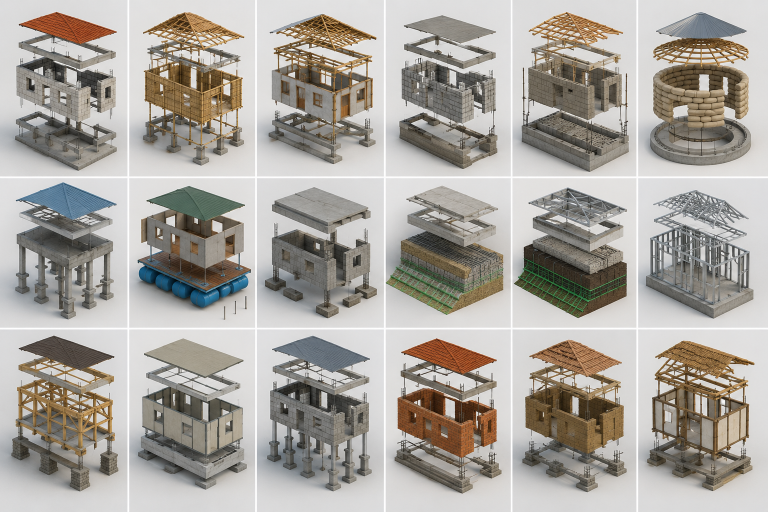
#> input picture mobile/assets/images/model_sheet.png, 1536 x 1024 px, found by its file name (shown at 1/2 size)
$ python extract_model_thumbnails.py --sheet path/to/model_sheet.png
#> lines starting #> are read from the running program, lines starting #| are printed output that depends on the picture
#> in export_thumbnails, img is the input picture: PIL image 1536x1024 RGB; mean R, G, B 170, 165.5, 159
#!/usr/bin/env python3
"""
Extract exploded-view model thumbnails from the master model sheet (3×6 grid).

Usage:
  python extract_model_thumbnails.py
  python extract_model_thumbnails.py --sheet path/to/model_sheet.png
"""

from __future__ import annotations

import argparse
import json
import sys
from pathlib import Path

try:
    from PIL import Image
except ImportError:
    print("Install dependencies: pip install -r tools/image_processor/requirements.txt")
    sys.exit(1)

ROOT = Path(__file__).resolve().parents[2]
DEFAULT_SHEET = ROOT / "mobile" / "assets" / "images" / "model_sheet.png"
OUT_PNG = ROOT / "mobile" / "assets" / "images" / "models"
OUT_WEBP = OUT_PNG

# 3 rows × 6 columns — canonical model IDs (houses.json)
MODEL_GRID: list[list[str | None]] = [
    [
        "interlocking_brick_masonry",
        "cement_bamboo_frame",
        "bamboo_frame_wattle_daub",
        "fly_ash_masonry",
        "confined_concrete_block_masonry",
        "earthbag_masonry",
    ],
    [
        "elevated_flood_resilient_house",
        "floating_amphibious_structure",
        "raised_plinth_flood_resilient_house",
        "geogrid_reinforced_retaining_wall",
        None,  # duplicate geogrid view in source sheet
        "light_gauge_steel_house",
    ],
    [
        "loh_kaat_timber_house",
        "pre_fabricated_house",
        "reinforced_adobe_brick_structure",
        "advanced_interlocking_brick_masonry",
        "rat_trap_bond_masonry",
        "timber_frame_lath_plaster",
    ],
]

# User-facing filename aliases → canonical ID
FILENAME_ALIASES = {
    "elevated_flood_house": "elevated_flood_resilient_house",
    "raised_plinth_flood_house": "raised_plinth_flood_resilient_house",
    "reinforced_adobe_brick": "reinforced_adobe_brick_structure",
    "prefabricated_house": "pre_fabricated_house",
}

ROWS = len(MODEL_GRID)
COLS = len(MODEL_GRID[0])
TARGET_WEBP_KB = 150
WEBP_QUALITY_START = 82


def detect_grid_bounds(img: Image.Image) -> tuple[list[int], list[int]]:
    """Return row_edges and col_edges as index lists splitting the sheet."""
    gray = img.convert("L")
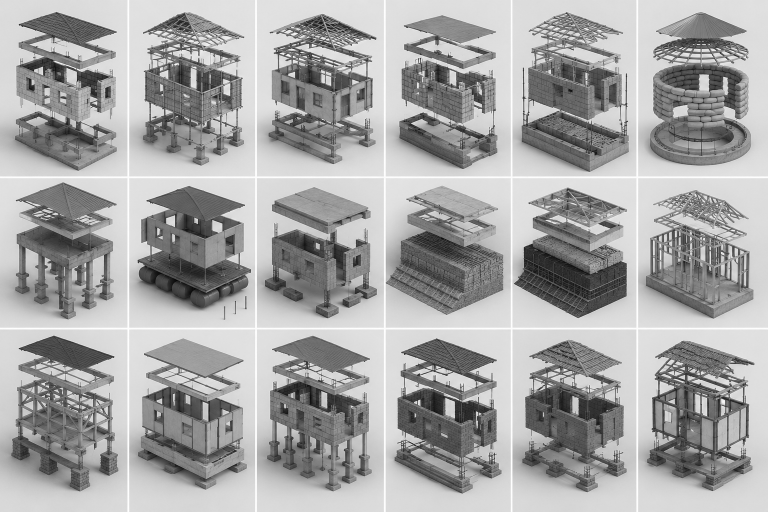
#> gray: PIL image 1536x1024 L (shown at 1/2 size); min 0, max 255, mean 166
    w, h = gray.size
#> w = 1536; h = 1024
    pixels = gray.load()

    def line_strength(horizontal: bool, pos: int) -> int:
        if horizontal:
            return sum(pixels[x, pos] for x in range(w))
        return sum(pixels[pos, y] for y in range(h))

    # White separator lines: high luminance runs
    row_scores = [line_strength(True, y) for y in range(h)]
#> row_scores = 1024 values, max 389599 at index 656, min 178404 at index 569, mean 255023.7
    col_scores = [line_strength(False, x) for x in range(w)]

    def find_separators(scores: list[int], count: int) -> list[int]:
#> called with count = 3
        threshold = max(scores) * 0.92
#> threshold = 358431.1
        candidates = [i for i, s in enumerate(scores) if s >= threshold]
#> candidates = [353, 354, 355, 356, 655, 656, 657, 658]
        if len(candidates) < count - 1:
            # Fallback: equal divisions
            step = len(scores) // count
            return [i * step for i in range(count + 1)]

        # Cluster bright runs into separator bands, pick centers
        bands: list[list[int]] = []
        for i in candidates:
            if not bands or i - bands[-1][-1] > 3:
                bands.append([i])
            else:
                bands[-1].append(i)
#> this loop made 8 passes
#> i on passes 1 to 8: 353, 354, 355, 356, 655, 656, 657, 658
#> after the loop, bands = [[353, 354, 355, 356], [655, 656, 657, 658]]
        sep_centers = [int(sum(b) / len(b)) for b in bands]
#> sep_centers = [354, 656]
        # Need count+1 edges (0, ..., h)
        edges = [0]
        for i in range(len(sep_centers) - 1):
            edges.append((sep_centers[i] + sep_centers[i + 1]) // 2)
#> this loop made 1 pass
#> after the loop, edges = [0, 505]
        edges.append(len(scores) - 1)
        while len(edges) < count + 1:
            step = (edges[-1] - edges[0]) // count
            edges = [edges[0] + i * step for i in range(count + 1)]
#> this loop made 1 pass
#> (step, edges) on pass 1: (341, [0, 341, 682, 1023])
        return edges[: count + 1]

    row_edges = find_separators(row_scores, ROWS)
#> row_edges = [0, 341, 682, 1023]
    col_edges = find_separators(col_scores, COLS)
#> the loop in find_separators (call 2), `for i in candidates:` made 17 passes
#> i on passes 1 to 12: 255, 256, 257, 510, 511, 512, 513, 768, 769, 770, 1021, 1022
#> the loop in find_separators (call 2), `for i in range(len(sep_centers) - 1):` made 4 passes
#> the loop in find_separators (call 2), `while len(edges) < count + 1:` made 1 pass
#> (step, edges) on pass 1: (255, [0, 255, 510, 765, 1020, 1275, 1530])
#> col_edges = [0, 255, 510, 765, 1020, 1275, 1530]
    return row_edges, col_edges


def crop_cells(img: Image.Image) -> list[list[Image.Image]]:
    row_edges, col_edges = detect_grid_bounds(img)
#> row_edges = [0, 341, 682, 1023]; col_edges = [0, 255, 510, 765, 1020, 1275, 1530]
    cells: list[list[Image.Image]] = []
    pad = 4
    for r in range(ROWS):
        row_imgs: list[Image.Image] = []
        y0, y1 = row_edges[r] + pad, row_edges[r + 1] - pad
        for c in range(COLS):
            x0, x1 = col_edges[c] + pad, col_edges[c + 1] - pad
            row_imgs.append(img.crop((max(0, x0), max(0, y0), min(img.width, x1), min(img.height, y1))))
        cells.append(row_imgs)
#> this loop made 3 passes
#> (y0, y1) on passes 1 to 3: (4, 337), (345, 678), (686, 1019)
#> after the loop, cells = 3 items
    return cells


def trim_transparent_or_gray(cell: Image.Image, bg_threshold: int = 210) -> Image.Image:
    """Tight crop around non-background content."""
    rgba = cell.convert("RGBA")
    w, h = rgba.size
    pixels = rgba.load()
    min_x, min_y, max_x, max_y = w, h, 0, 0
    found = False
    for y in range(h):
        for x in range(w):
            r, g, b, a = pixels[x, y]
            if a < 20:
                continue
            lum = (r + g + b) // 3
            if lum > bg_threshold:
                continue
            found = True
            min_x = min(min_x, x)
            min_y = min(min_y, y)
            max_x = max(max_x, x)
            max_y = max(max_y, y)
    if not found:
        return cell
    margin = 8
    return rgba.crop((
        max(0, min_x - margin),
        max(0, min_y - margin),
        min(w, max_x + margin),
        min(h, max_y + margin),
    ))


def save_webp_optimized(img: Image.Image, path: Path, target_kb: int = TARGET_WEBP_KB) -> tuple[int, int]:
    """Save WebP under target size; returns (bytes, quality)."""
    quality = WEBP_QUALITY_START
    rgb = img.convert("RGB")
    while quality >= 40:
        rgb.save(path, "WEBP", quality=quality, method=6)
        size_kb = path.stat().st_size // 1024
        if size_kb <= target_kb:
            return size_kb, quality
        quality -= 6
    return path.stat().st_size // 1024, quality


def export_thumbnails(sheet_path: Path) -> dict:
    if not sheet_path.is_file():
        raise FileNotFoundError(f"Sheet not found: {sheet_path}")

    OUT_PNG.mkdir(parents=True, exist_ok=True)
    img = Image.open(sheet_path)
    cells = crop_cells(img)
#> cells = 3 items

    report: dict = {
        "sheet": str(sheet_path),
        "extracted": [],
        "missing": [],
        "optimization": [],
        "mapping": {},
    }

    seen_ids: set[str] = set()

    for r in range(ROWS):
        for c in range(COLS):
            model_id = MODEL_GRID[r][c]
            if model_id is None:
                continue
            if model_id in seen_ids:
                continue
            seen_ids.add(model_id)

            cell = trim_transparent_or_gray(cells[r][c])
            png_path = OUT_PNG / f"{model_id}.png"
            webp_path = OUT_WEBP / f"{model_id}.webp"

            cell.save(png_path, "PNG", optimize=True)
            size_kb, quality = save_webp_optimized(cell, webp_path)

            asset_webp = f"assets/images/models/{model_id}.webp"
            report["extracted"].append(model_id)
            report["mapping"][model_id] = {
                "grid": f"row{r + 1}_col{c + 1}",
                "png": str(png_path.relative_to(ROOT)),
                "webp": asset_webp,
                "webp_kb": size_kb,
                "webp_quality": quality,
            }
            report["optimization"].append(
                {"model": model_id, "webp_kb": size_kb, "quality": quality}
            )
#> this loop made 1 pass
#> pass 1, in trim_transparent_or_gray, `rgba = cell.convert("RGBA")`:
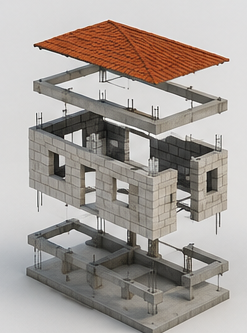
#> rgba: PIL image 247x333 RGBA; mean R, G, B, A 168.1, 160.8, 155.4, 255
#> pass 1, in export_thumbnails, `cell.save(png_path, "PNG", optimize=True)`:
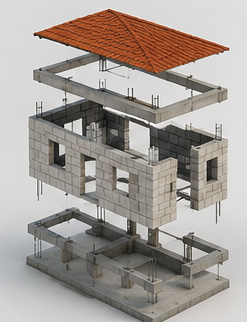
#> saved as interlocking_brick_masonry.png: PIL image 247x322 RGBA; mean R, G, B, A 166.3, 158.8, 153.2, 255
#> after the loop, report = 5 items; seen_ids = 1 item

    # Expected models from houses.json
    houses_path = ROOT / "mobile" / "assets" / "data" / "houses.json"
    if houses_path.is_file():
        data = json.loads(houses_path.read_text(encoding="utf-8"))
        for m in data.get("models", []):
            mid = m["id"]
            if mid not in seen_ids:
                report["missing"].append(mid)

    report["count"] = len(report["extracted"])
    return report


def update_houses_json(report: dict) -> None:
    houses_path = ROOT / "mobile" / "assets" / "data" / "houses.json"
    data = json.loads(houses_path.read_text(encoding="utf-8"))
    for m in data["models"]:
        mid = m["id"]
        if mid in report["mapping"]:
            m["thumbnailAsset"] = report["mapping"][mid]["webp"]
    houses_path.write_text(json.dumps(data, indent=2) + "\n", encoding="utf-8")


def main() -> None:
    p = argparse.ArgumentParser(description="Extract model thumbnails from sheet")
    p.add_argument("--sheet", type=Path, default=DEFAULT_SHEET)
    p.add_argument("--no-update-json", action="store_true")
    args = p.parse_args()

    report = export_thumbnails(args.sheet)
    if not args.no_update_json:
        update_houses_json(report)

    report_path = OUT_PNG / "_extraction_report.json"
    report_path.write_text(json.dumps(report, indent=2), encoding="utf-8")

    print(f"Extracted {report['count']} thumbnails -> {OUT_PNG}")
    if report["missing"]:
        print("Missing models:", ", ".join(report["missing"]))
    else:
        print("All catalog models have thumbnails.")
    print(f"Report: {report_path}")


if __name__ == "__main__":
#> (the run stopped early here; a loop or call above may not have finished)
